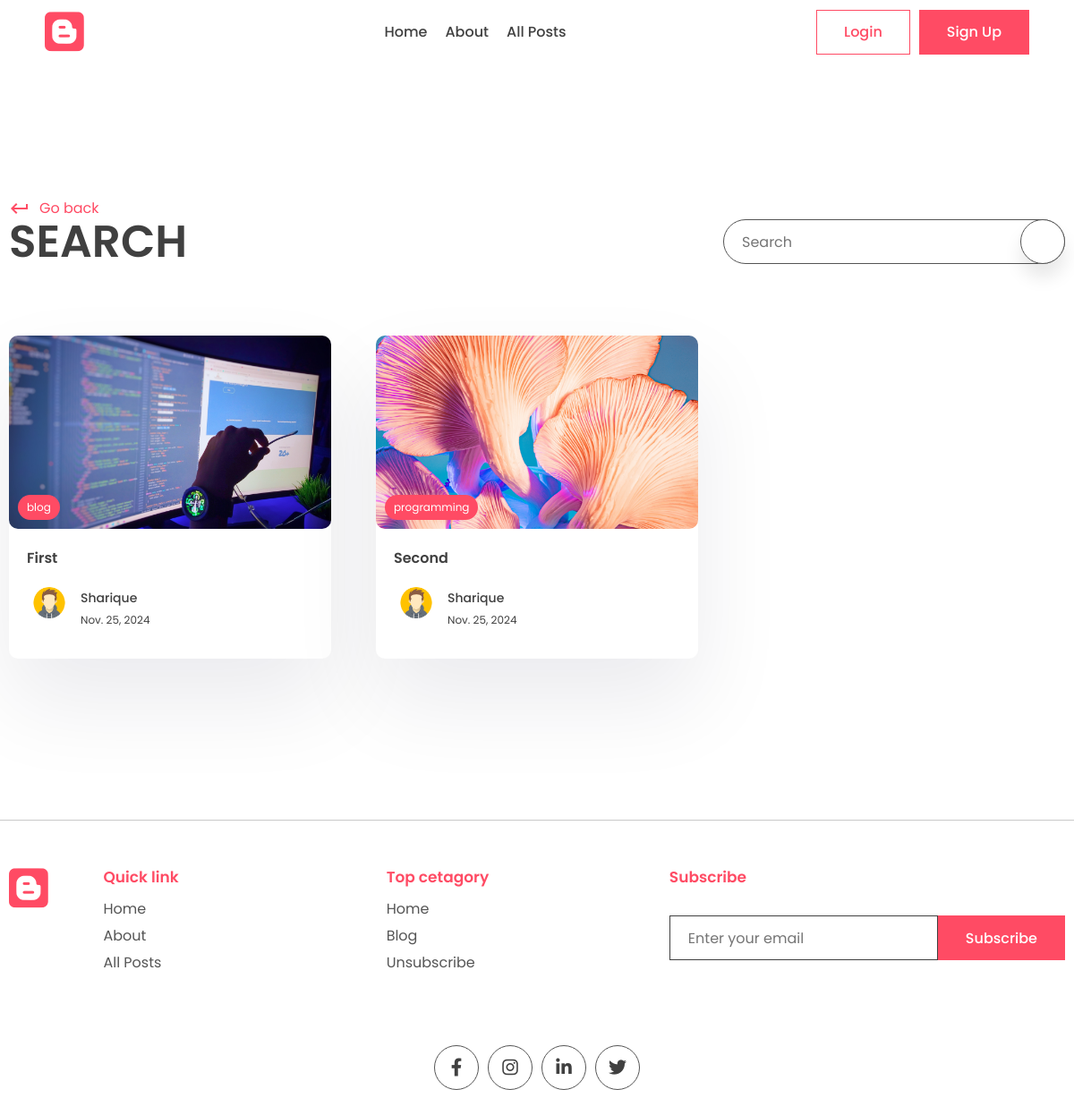
The app's page /search/ with its own data.
### app/models.py (models this page shows, shortened)
class Post(models.Model):
    title=models.CharField(max_length=200)
    content=models.TextField()
    last_updates=models.DateTimeField(auto_now=True)
    slug=models.SlugField(max_length=200,unique=True)
    image=models.ImageField(null=True,blank=True,upload_to="images/")
    tags=models.ManyToManyField(Tag,blank=True,related_name='post')
    view_count=models.IntegerField(null=True,blank=True)
    is_featured=models.BooleanField(default=False)
    author=models.ForeignKey(User,on_delete=models.CASCADE,null=True,blank=True)
    bookmarks=models.ManyToManyField(User,related_name="booksmarks",default=None,blank=True)
    likes=models.ManyToManyField(User,related_name="post_likes",default=None,blank=True)

class Tag(models.Model):
    name=models.CharField(max_length=100)
    description=models.CharField(max_length=100)
    slug=models.SlugField(max_length=200,unique=True)

class Profile(models.Model):
    user=models.OneToOneField(User,on_delete=models.CASCADE)
    profile_image=models.ImageField(null=True,blank=True,upload_to="images/")
    slug=models.SlugField(max_length=200,unique=True)
    bio=models.CharField(max_length=200)

### app/views.py (the view)
# urls.py: path('search/',views.search_posts,name='search'),
def search_posts(request):
    search_query=''
    if request.GET.get('q'):
        search_query=request.GET.get('q')
    posts=Post.objects.filter(title__icontains=search_query)
    context={'posts':posts,'search_query':search_query}
    return render(request,'app/search.html',context)

### app/templates/app/search.html (shortened to what this page needs)
{% extends "base.html" %}
{% block content %}
    <main>
      <div class="container">
        <div class="page-top">
          <div class="top flex">
            <div class="page-name">
              <a href="#" class="learn">
                <span class="material-icons"> keyboard_return </span> Go back
              </a>
              <h1>Search</h1>
            </div>
            <form class="search-bar s-active" method="GET">
              <input type="text" placeholder="Search" name="q" value={{search_query}} >
              <button type="submit" class="animated-search">
              </button>
            </form>
          </div>
        </div>
      </div>
    </main>
    <section class="sp">
      <div class="container">
        <div class="grid">
            {% for post in posts %}
          <a href="#">
            <div class="card">
              <div class="post-img">
                <img src="{{post.image.url}}" alt="" />
                <div class="tag">{{post.tags.all.0.name}}</div>
              </div>
              <div class="card-content">
                <h3>
                  {{post.title}}
                </h3>
                <div class="author">
                  <div class="profile-pic">
                    <img src="{{post.author.profile.profile_image.url}}" alt="" />
                  </div>
                  <div class="details">
                    <p>{{post.author.first_name}}</p>
                    <small>{{post.last_updates| date}}</small>
                  </div>
                </div>
              </div>
            </div>
          </a>
          {% endfor %}
        </div>
      </div>
    </section>
    {% endblock content %}

### app/static/app/style.css (style rules this page uses)
* { margin: 0; padding: 0; box-sizing: border-box; text-decoration: none; border: none; outline: none; list-style: none; font-family: "Poppins", sans-serif; color: var(--black); }
:root { --red: #ff4b64; --black: #404040; --des: #555555; --shadow: #ffffff1a 0px 1px 1px 0px inset, #32325d40 0px 50px 100px -20px, #0000004d 0px 30px 60px -30px; --shadow2: rgba(17, 12, 46, 0.084) 0px 48px 100px 0px; }
html { font-size: 62.5%; }
[class*="grid"] { display: grid; }
img { width: 100%; }
.container { max-width: 1220px; margin: auto; padding: 0 10px; }
p, a { font-size: 1.6rem; color: var(--des); }
input, textarea { font-size: 1.6rem; color: var(--black); }
.search-bar, .animated-search { width: 5rem; aspect-ratio: 1/1; border: 1px solid var(--des); border-radius: 50%; display: flex; align-items: center; justify-content: center; background: white; box-shadow: 0 15px 20px #00000018; cursor: pointer; margin-top: 10rem; z-index: 2; }
.search-bar input { display: none; }
.search-bar { box-shadow: unset; border: none; }
.search-bar .animated-search { margin-top: 0; }
.s-active { width: fit-content; border-radius: 5rem; height: 5rem; aspect-ratio: unset; position: relative; padding: 0 6rem; padding-left: 2rem; border: 1px solid var(--des); }
.s-active input { width: 30rem; font-style: 1.6rem; height: calc(100% - 2px); display: block; }
.s-active .animated-search { position: absolute !important; top: 50%; transform: translateY(-50%); right: -1px; }
.sp { padding: 8rem 0; }
.post-img { height: 40rem; width: 100%; overflow: hidden; border-radius: 1rem; }
.post-img img { height: 100%; object-fit: cover; object-position: center; }
.learn { display: flex; align-items: center; gap: 1rem; color: var(--red); margin-top: 2rem; }
.learn span { color: #ff4b64; }
.card { background: white; box-shadow: var(--shadow2); border-radius: 1rem; cursor: pointer; transition: 0.3s; }
.post-img { position: relative; }
.tag { position: absolute; bottom: 1rem; left: 1rem; background: var(--red); color: white; border-radius: 5rem; padding: 0.5rem 1rem; font-size: 1.2rem; }
.card-content { padding: 2rem; padding-bottom: 3rem; }
.card h3 { font-size: 1.6rem; font-weight: 600; }
.card .post-img { width: 100%; height: unset; aspect-ratio: 1/0.6; }
.author { display: flex; align-items: center; gap: 1rem; margin-top: 2rem; }
.profile-pic { width: 5rem; aspect-ratio: 1/1; border-radius: 50%; overflow: hidden; }
.author p { color: var(--black); font-weight: 500; font-size: 1.4rem; }
.author small { color: var(--black); font-size: 1.2rem; }
.page-name h1 { font-size: 5rem; text-transform: uppercase; font-weight: 600; line-height: 5rem; }
.flex { display: flex; align-items: flex-end; justify-content: space-between; }
.flex .search-bar { margin-top: 0; }
.grid { grid-template-columns: repeat(3, 1fr); gap: 5rem; }
main { padding-top: 10rem !important; }

### records on screen
Post: image (picture), tags.all.0.name "blog", title "First", author.profile.profile_image (picture), author.first_name "Sharique", last_updates "Nov. 25, 2024"
Post: image (picture), tags.all.0.name "programming", title "Second", author.profile.profile_image (picture), author.first_name "Sharique", last_updates "Nov. 25, 2024"
